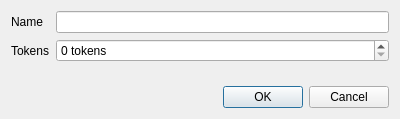
<?xml version="1.0" encoding="UTF-8"?>
<ui version="4.0">
 <class>EditPlaceDialog</class>
 <widget class="QDialog" name="EditPlaceDialog">
  <property name="windowModality">
   <enum>Qt::WindowModal</enum>
  </property>
  <property name="geometry">
   <rect>
    <x>0</x>
    <y>0</y>
    <width>400</width>
    <height>119</height>
   </rect>
  </property>
  <property name="windowTitle">
   <string>Dialog</string>
  </property>
  <property name="modal">
   <bool>true</bool>
  </property>
  <layout class="QVBoxLayout" name="verticalLayout">
   <item>
    <layout class="QGridLayout" name="gridLayout">
     <item row="0" column="0">
      <widget class="QLabel" name="label">
       <property name="text">
        <string>Name</string>
       </property>
      </widget>
     </item>
     <item row="0" column="1">
      <widget class="QLineEdit" name="nameEdit"/>
     </item>
     <item row="1" column="0">
      <widget class="QLabel" name="label_2">
       <property name="text">
        <string>Tokens</string>
       </property>
      </widget>
     </item>
     <item row="1" column="1">
      <widget class="QSpinBox" name="tokenSpin">
       <property name="suffix">
        <string> tokens</string>
       </property>
       <property name="maximum">
        <number>99</number>
       </property>
      </widget>
     </item>
    </layout>
   </item>
   <item>
    <spacer name="verticalSpacer">
     <property name="orientation">
      <enum>Qt::Vertical</enum>
     </property>
     <property name="sizeHint" stdset="0">
      <size>
       <width>20</width>
       <height>0</height>
      </size>
     </property>
    </spacer>
   </item>
   <item>
    <widget class="QDialogButtonBox" name="buttonBox">
     <property name="orientation">
      <enum>Qt::Horizontal</enum>
     </property>
     <property name="standardButtons">
      <set>QDialogButtonBox::Cancel|QDialogButtonBox::Ok</set>
     </property>
    </widget>
   </item>
  </layout>
 </widget>
 <resources/>
 <connections>
  <connection>
   <sender>buttonBox</sender>
   <signal>accepted()</signal>
   <receiver>EditPlaceDialog</receiver>
   <slot>accept()</slot>
   <hints>
    <hint type="sourcelabel">
     <x>248</x>
     <y>254</y>
    </hint>
    <hint type="destinationlabel">
     <x>157</x>
     <y>274</y>
    </hint>
   </hints>
  </connection>
  <connection>
   <sender>buttonBox</sender>
   <signal>rejected()</signal>
   <receiver>EditPlaceDialog</receiver>
   <slot>reject()</slot>
   <hints>
    <hint type="sourcelabel">
     <x>316</x>
     <y>260</y>
    </hint>
    <hint type="destinationlabel">
     <x>286</x>
     <y>274</y>
    </hint>
   </hints>
  </connection>
 </connections>
</ui>
